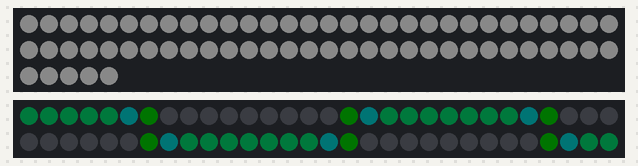
Simulated run of this sketch. Board: Arduino Uno, built with avr-gcc and run on an emulated ATmega328P. Parts: 65 RGB LEDs in strip order, left to right, continuing on the next row, 60 RGB LEDs in strip order, left to right, continuing on the next row. Dim RGB values are drawn brighter than linear; random numbers use the default seed unless the sketch sets one.

Above: at 0.2 s.
At 5.13 s:
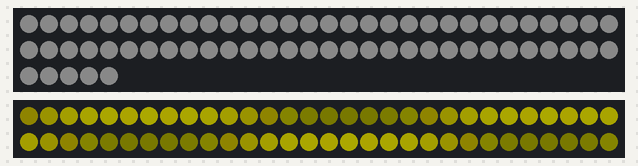
At 10.06 s:
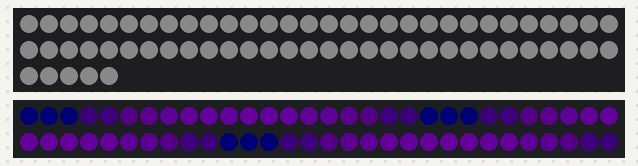
At 19.93 s:
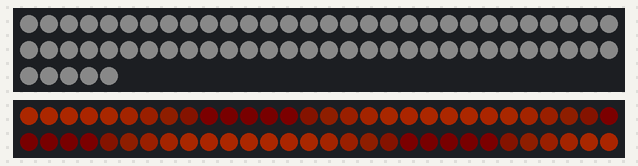
At 30.12 s:
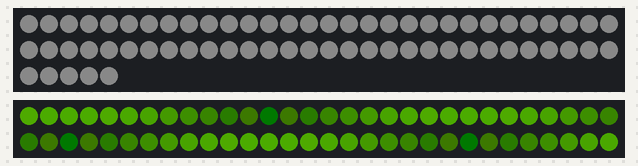
At 39.65 s:
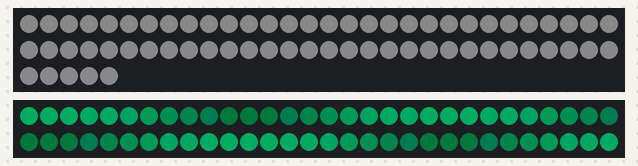

The sketch:

Neopixel.ino
```cpp
#include <Adafruit_NeoPixel.h>
#ifdef __AVR__
  #include <avr/power.h>
#endif

// How many NeoPixels are attached to the Arduino?
#define NUMPIXELSBAND      65
#define NUMPIXELSLOOP      60
#define N_SEGMENT_LOOP     3
#define SENS_ROTATION      -1 // from -1 to 1
#define V_CHGT_COULEUR     0.05 // from 0 to 1

// Neopixel lib
Adafruit_NeoPixel pixelsBand = Adafruit_NeoPixel(NUMPIXELSBAND, A0, NEO_GRB + NEO_KHZ800);
Adafruit_NeoPixel pixelsLoop = Adafruit_NeoPixel(NUMPIXELSLOOP, A1, NEO_GRB + NEO_KHZ800);

// internal var
struct Color {int r, g, b;};
Color toReach = {random(1,254),random(1,254),random(1,254)};
Color current = {0,0,0};
int pos = 0;
int tmp = 0;
double ampli = 0;

void setup(){
  Serial.begin(9600);

  // End of trinket special code
  pixelsBand.setBrightness(10);
  pixelsBand.begin();
  for(int i = 0; i< NUMPIXELSBAND; i++){
    pixelsBand.setPixelColor(i,pixelsBand.Color(255, 255, 255));
  }
  pixelsBand.show();
  pixelsLoop.setBrightness(50);
  pixelsLoop.begin();
  pixelsLoop.show();
}

void loop(){
  pos++;
  if(pos>=NUMPIXELSLOOP){
    pos=0;
  }

  if(current.r == toReach.r &&current.g == toReach.g &&current.b == toReach.b){
    toReach = {tmp==6||tmp>=0&&tmp<=2?255:0,tmp>=2&&tmp<=4?255:0,tmp>=4&&tmp<=6?255:0};
    tmp ++;
    if(tmp>=6){
      tmp=0;
    }
  }

  //R
  if(current.r < toReach.r){
    current.r+=1+abs(toReach.r-current.r)*V_CHGT_COULEUR;
  }
  if(current.r > toReach.r){
    current.r-=1+abs(toReach.r-current.r)*V_CHGT_COULEUR;
  }

  //G
  if(current.g < toReach.g){
    current.g+=1+abs(toReach.g-current.g)*V_CHGT_COULEUR;
  }
  if(current.g > toReach.g){
    current.g-=1+abs(toReach.g-current.g)*V_CHGT_COULEUR;
  }

  //B
  if(current.b < toReach.b){
    current.b+=1+abs(toReach.b-current.b)*V_CHGT_COULEUR;
  }

  if(current.b > toReach.b){
    current.b-=1+abs(toReach.b-current.b)*V_CHGT_COULEUR;
  }

  for(int i = 0; i<NUMPIXELSLOOP; i++){
    ampli = 1/(1+exp(-(3*cos((double)(pos+SENS_ROTATION*i)/NUMPIXELSLOOP*N_SEGMENT_LOOP*2*PI))));
    pixelsLoop.setPixelColor(i,pixelsBand.Color(ampli*current.r, ampli*current.g, ampli*current.b));
  }

  pixelsLoop.show();
}
```
